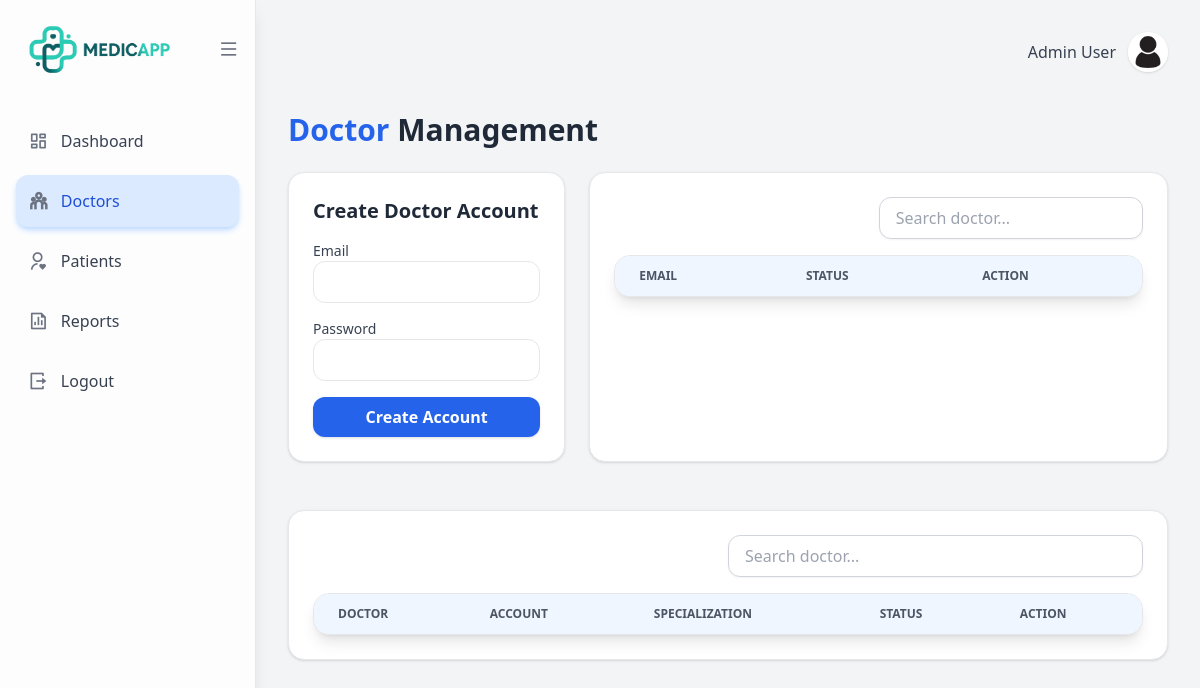
Before: /admin_doctors with the older database file.
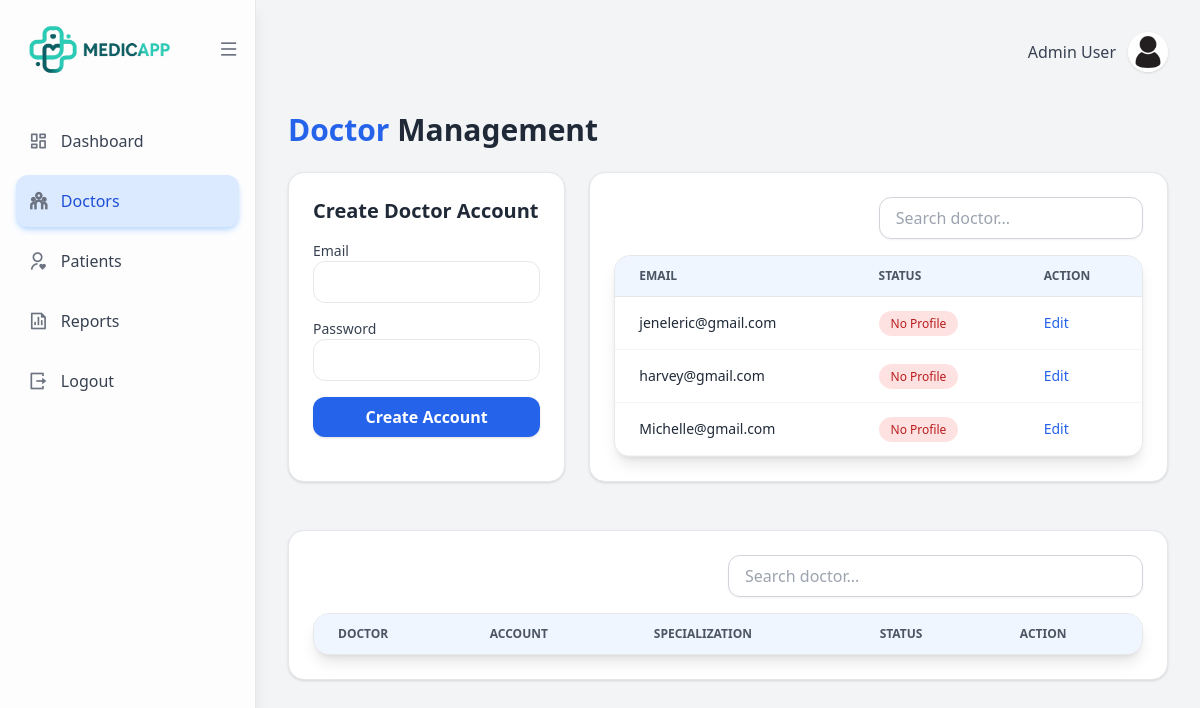
After: the same page with the newer database file.
### app.py (models this page shows)
class Account(db.Model):
    __tablename__ = "account"
    account_id: Mapped[int] = mapped_column(Integer, primary_key=True, autoincrement=True)
    email: Mapped[str] = mapped_column(String(100), unique=True)
    password: Mapped[str] = mapped_column(String(100))
    role: Mapped[str] = mapped_column(String(20))
    patient = relationship("Patient", back_populates="account", uselist=False)
    doctor = relationship("Doctor", back_populates="account", uselist=False)

### app.py (the view, shortened to what this page needs)
@app.route('/admin_doctors', methods=['GET', 'POST'])
def admin_doctors():
    account_id = request.args.get('account_id', type=int)
    edit_account = Account.query.get(account_id) if account_id else None
    accounts = (
        db.session.query(Account)
        .outerjoin(Doctor, Doctor.account_id == Account.account_id)
        .filter(Account.role == 'doctor')
        .all()
    )
    doctors = Doctor.query.all()
    return render_template('admin/admin_doctors.html',
                           accounts=accounts,
                           doctors=doctors,
                           edit_account=edit_account
                           )

### templates/admin/admin_doctors.html (shortened to what the changed rows need)
{% extends 'base/layout.html' %}
{% block content %}
<div class="flex min-h-screen bg-gray-100">
    <div class="flex-1 p-8">
        <div class="flex justify-between items-center mb-6">
            <h1 class="text-3xl font-bold text-gray-800">
                <span class="text-blue-600">Doctor</span> Management
            </h1>
        </div>
        <div class="grid grid-cols-3 gap-6">
            <div class="col-span-1 bg-white rounded-2xl shadow p-6 border">
                <h2 class="text-xl font-semibold text-gray-800 mb-4">
                    {{ 'Edit Doctor Account' if edit_account else 'Create Doctor Account' }}
                </h2>
            </div>
            <div class="col-span-2 bg-white rounded-2xl shadow p-6 border">
                <div class="bg-white shadow-lg rounded-2xl border border-gray-200 overflow-hidden">
                    <div class="max-h-[200px] overflow-y-auto">
                        <table class="min-w-full divide-y divide-gray-200">
                            <thead class="bg-blue-50 sticky top-0 z-10">
                                <tr>
                                    <th class="px-6 py-3 text-left text-xs font-semibold text-gray-600 uppercase">Email</th>
                                    <th class="px-6 py-3 text-left text-xs font-semibold text-gray-600 uppercase">Status</th>
                                    <th class="px-6 py-3 text-left text-xs font-semibold text-gray-600 uppercase">Action</th>
                                </tr>
                            </thead>
                            <tbody id="results" class="divide-y divide-gray-100 bg-white">
                                {% for account in accounts %}
                                <tr class="hover:bg-blue-50 transition">
                                    <td class="px-6 py-4 text-sm font-medium text-gray-800">
                                        {{ account.email }}
                                    </td>
                                    <td class="px-6 py-4 text-sm">
                                        {% if account.doctor %}
                                            <span class="px-3 py-1 rounded-full text-xs font-medium
                                                        bg-green-100 text-green-700">
                                            Profile Complete
                                            </span>
                                        {% else %}
                                            <span class="px-3 py-1 rounded-full text-xs font-medium
                                                        bg-red-100 text-red-700">
                                            No Profile
                                            </span>
                                        {% endif %}
                                    </td>
                                    <td class="px-6 py-4 text-sm flex gap-4">
                                        <a href="{{ url_for('admin_doctors', account_id=account.account_id) }}"
                                            class="text-blue-600 hover:text-blue-800 font-medium">
                                            Edit
                                        </a>
                                    </td>
                                </tr>
                                {% endfor %}
                            </tbody>
                        </table>
                    </div>
                </div>
            </div>
        </div>
        <div class="w-full bg-white rounded-2xl shadow p-6 border mt-12">
            <div class="bg-white shadow-lg rounded-2xl border border-gray-200 overflow-hidden">
                <div class="max-h-[450px] overflow-y-auto">
                    <table class="min-w-full divide-y divide-gray-200">
                        <thead class="bg-blue-50">
                            <tr>
                                <th class="px-6 py-3 text-left text-xs font-semibold text-gray-600 uppercase">Doctor</th>
                                <th class="px-6 py-3 text-left text-xs font-semibold text-gray-600 uppercase">Account</th>
                                <th class="px-6 py-3 text-left text-xs font-semibold text-gray-600 uppercase">Specialization</th>
                                <th class="px-6 py-3 text-left text-xs font-semibold text-gray-600 uppercase">Status</th>
                                <th class="px-6 py-3 text-left text-xs font-semibold text-gray-600 uppercase">Action</th>
                            </tr>
                        </thead>
                    </table>
                </div>
            </div>
        </div>
    </div>
</div>
{% endblock %}

Changed rows visible on the page:
now on this page (row edited): Account: email "jeneleric@gmail.com"
added Account: email "harvey@gmail.com"
added Account: email "Michelle@gmail.com"
